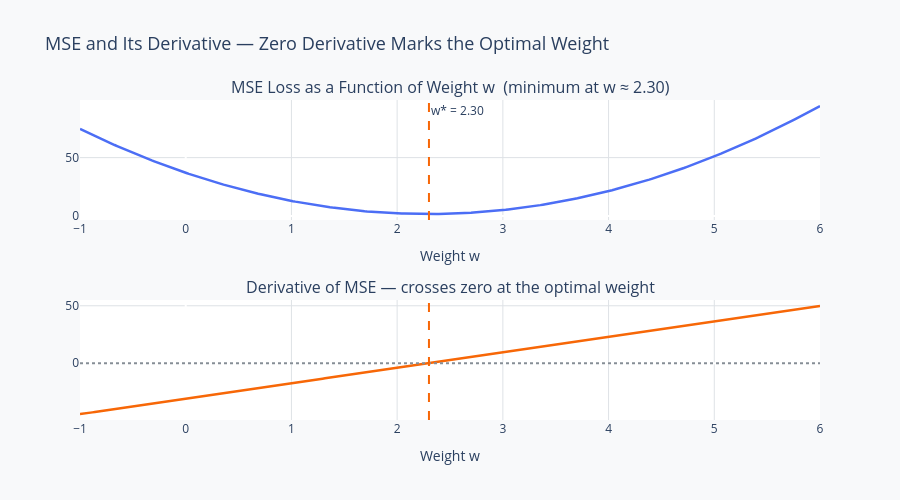

The notebook cell this image was saved under:
### Markdown cell above
---
## Real-world example: The derivative of MSE tells linear regression where to go

Mean squared error for a linear model with one weight w is a parabola in w. The derivative of that parabola is a straight line that crosses zero at exactly the optimal w. The chart shows this: the MSE curve and its derivative, with the zero-crossing of the derivative marking the best weight.

Notice:

- **Notice:** The MSE curve is always bowl-shaped (convex) with exactly one minimum; this is a special property of linear regression that makes it easy to optimize
- **Notice:** The derivative curve is a straight line that equals zero at exactly the same w where the MSE is minimized; this is not a coincidence, it is the definition of a minimum
- **Notice:** To the left of the minimum the derivative is negative (MSE is decreasing), and to the right it is positive (MSE is increasing); this sign tells gradient descent which direction to step

> **Discussion question:** For linear regression with one weight, you can find the exact optimal w by setting the derivative to zero and solving. For a neural network with a million weights, why is that approach impossible, and what do you do instead?

### Code cell
# ── Derivative of MSE shows where the optimal weight lives ────────────────────
# Simulate 30 data points with true weight w*=2.5
np.random.seed(42)
x_data = np.random.uniform(0, 5, 30)
y_data = 2.5 * x_data + np.random.normal(0, 1.5, 30)

# MSE as a function of weight w (with optimal intercept absorbed)
w_range = np.linspace(-1, 6, 300)
mse     = np.array([np.mean((y_data - w * x_data) ** 2) for w in w_range])
dmse    = np.gradient(mse, w_range)   # numerical derivative of MSE

w_opt   = w_range[np.argmin(mse)]

fig = make_subplots(rows=2, cols=1,
    subplot_titles=[f"MSE Loss as a Function of Weight w  (minimum at w ≈ {w_opt:.2f})",
                    "Derivative of MSE — crosses zero at the optimal weight"])
fig.add_trace(go.Scatter(x=w_range, y=mse, mode="lines",
    line=dict(color=PALETTE["primary"], width=2.5), name="MSE(w)"), row=1, col=1)
fig.add_vline(x=w_opt, line_dash="dash", line_color=PALETTE["secondary"],
              annotation_text=f"w* = {w_opt:.2f}", row=1, col=1)

fig.add_trace(go.Scatter(x=w_range, y=dmse, mode="lines",
    line=dict(color=PALETTE["secondary"], width=2.5), name="dMSE/dw"), row=2, col=1)
fig.add_hline(y=0, line_dash="dot", line_color=PALETTE["muted"], row=2, col=1)
fig.add_vline(x=w_opt, line_dash="dash", line_color=PALETTE["secondary"], row=2, col=1)

fig.update_layout(paper_bgcolor=PALETTE["background"], plot_bgcolor=PALETTE["surface"],
                  title=dict(text="MSE and Its Derivative — Zero Derivative Marks the Optimal Weight",
                             font=dict(size=FONT["size_title"])),
                  height=500, showlegend=False)
fig.update_xaxes(title_text="Weight w", gridcolor="#DEE2E6")
fig.update_yaxes(gridcolor="#DEE2E6")
fig.show()

### Figure 1 — Plotly figure (JSON) as saved in the notebook; plotly's stock layout.template omitted (floating-point values rounded to 4 significant figures; data arrays with more than 128 entries replaced by an {"elided": "..."} marker saying what was removed)
{"data": [{"line": {"color": "#4C6EF5", "width": 2.5}, "mode": "lines", "name": "MSE(w)", "type": "scatter", "x": {"elided": "300 float values"}, "xaxis": "x", "y": {"elided": "300 float values"}, "yaxis": "y"}, {"line": {"color": "#F76707", "width": 2.5}, "mode": "lines", "name": "dMSE/dw", "type": "scatter", "x": {"elided": "300 float values"}, "xaxis": "x2", "y": {"elided": "300 float values"}, "yaxis": "y2"}], "layout": {"annotations": [{"font": {"size": 16}, "showarrow": false, "text": "MSE Loss as a Function of Weight w  (minimum at w ≈ 2.30)", "x": 0.5, "xanchor": "center", "xref": "paper", "y": 1, "yanchor": "bottom", "yref": "paper"}, {"font": {"size": 16}, "showarrow": false, "text": "Derivative of MSE — crosses zero at the optimal weight", "x": 0.5, "xanchor": "center", "xref": "paper", "y": 0.375, "yanchor": "bottom", "yref": "paper"}, {"showarrow": false, "text": "w* = 2.30", "x": 2.301, "xanchor": "left", "xref": "x", "y": 1, "yanchor": "top", "yref": "y domain"}], "height": 500, "paper_bgcolor": "#F8F9FA", "plot_bgcolor": "#FFFFFF", "shapes": [{"line": {"color": "#F76707", "dash": "dash"}, "type": "line", "x0": 2.301, "x1": 2.301, "xref": "x", "y0": 0, "y1": 1, "yref": "y domain"}, {"line": {"color": "#868E96", "dash": "dot"}, "type": "line", "x0": 0, "x1": 1, "xref": "x2 domain", "y0": 0, "y1": 0, "yref": "y2"}, {"line": {"color": "#F76707", "dash": "dash"}, "type": "line", "x0": 2.301, "x1": 2.301, "xref": "x2", "y0": 0, "y1": 1, "yref": "y2 domain"}], "showlegend": false, "title": {"font": {"size": 18}, "text": "MSE and Its Derivative — Zero Derivative Marks the Optimal Weight"}, "xaxis": {"anchor": "y", "domain": [0, 1], "gridcolor": "#DEE2E6", "title": {"text": "Weight w"}}, "xaxis2": {"anchor": "y2", "domain": [0, 1], "gridcolor": "#DEE2E6", "title": {"text": "Weight w"}}, "yaxis": {"anchor": "x", "domain": [0.625, 1], "gridcolor": "#DEE2E6"}, "yaxis2": {"anchor": "x2", "domain": [0, 0.375], "gridcolor": "#DEE2E6"}}}
